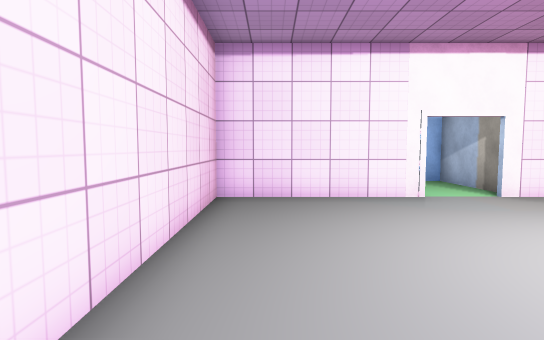
View 1 (above)

14 first-person views from a walk through a scene from a Unity 3-D project. The camera is 1.3 m above the floor, tilts 4° down and sees 80° across. The floor is counted in squares, 1 m on a side. Each view is taken from the middle of a square. On the plan, view 1 faces up. The plan holds only what a view shows up to about 14 squares ahead; the rest is blank. The player character is not drawn. Some surface patterns are stand-ins.

View 2
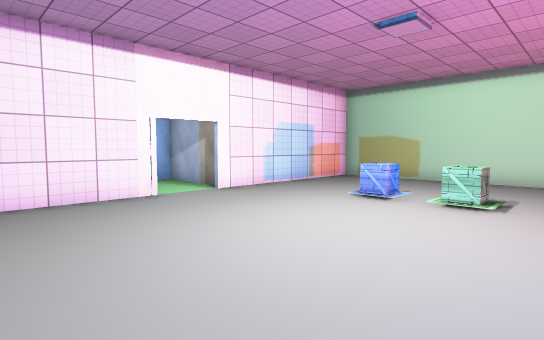

View 3
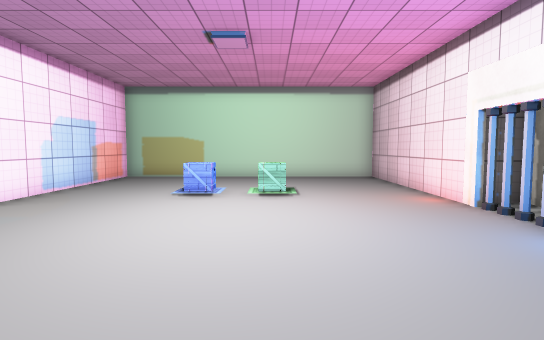

View 4
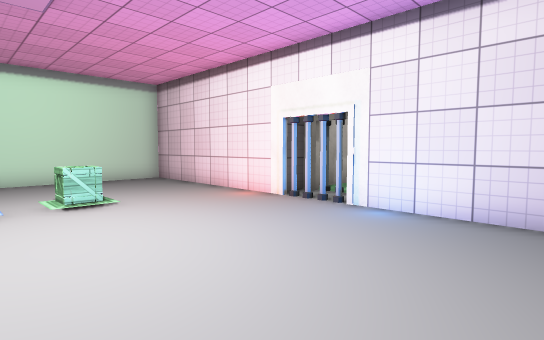

View 5
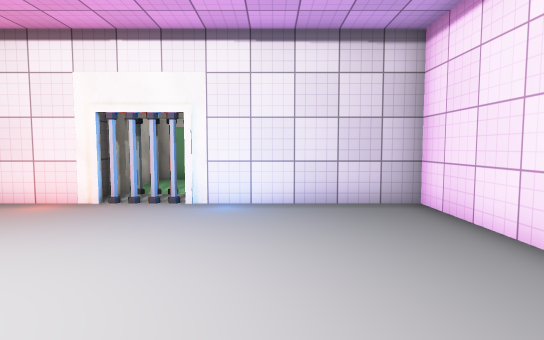

View 6
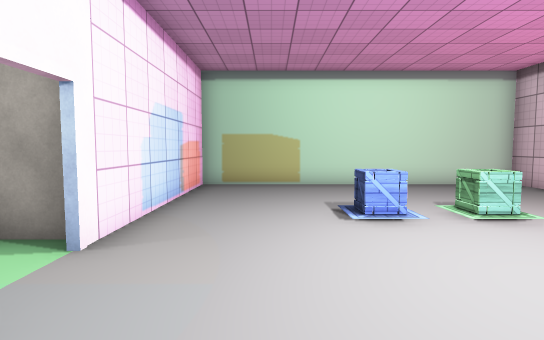

View 7
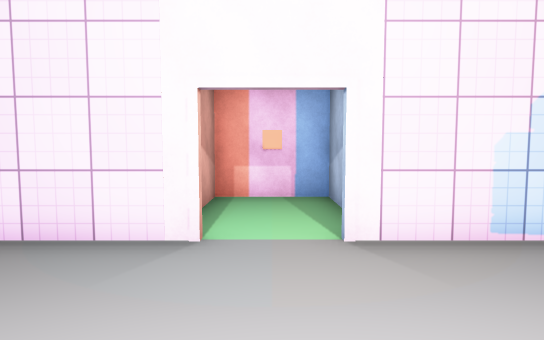

View 8
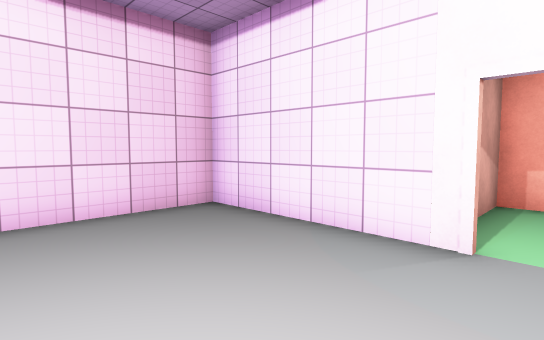

View 9
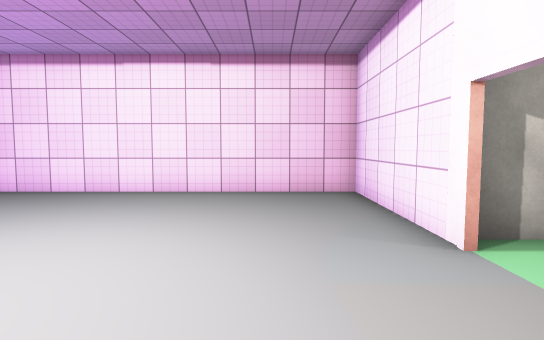

View 10
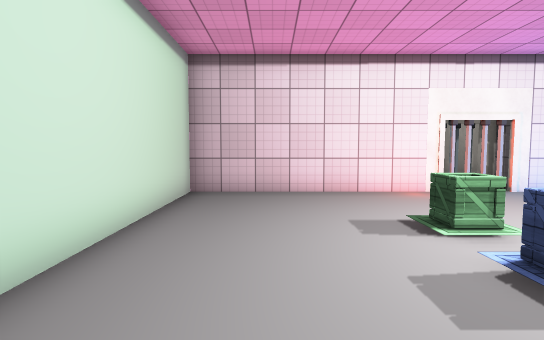

View 11
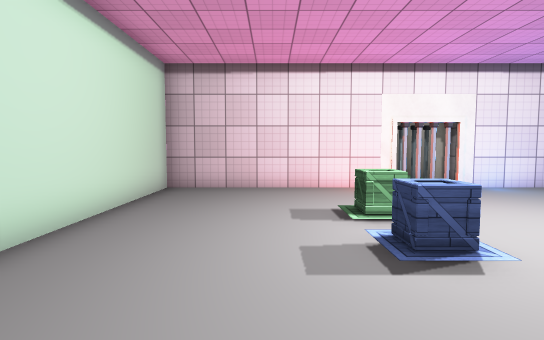

View 12
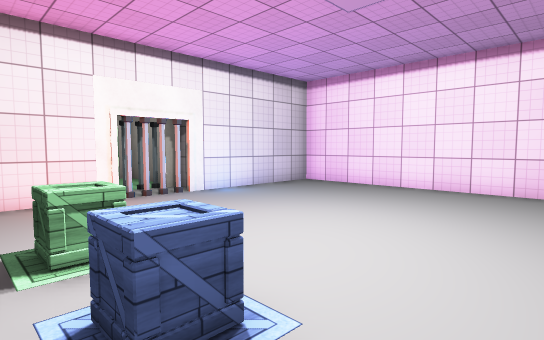

View 13
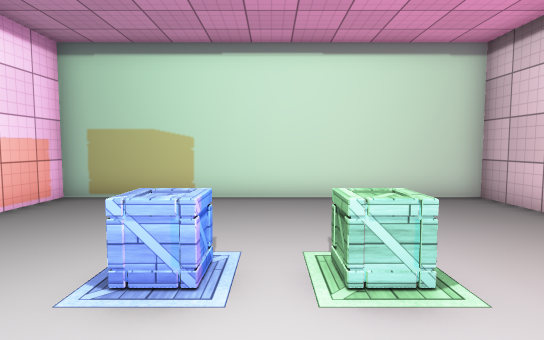

View 14
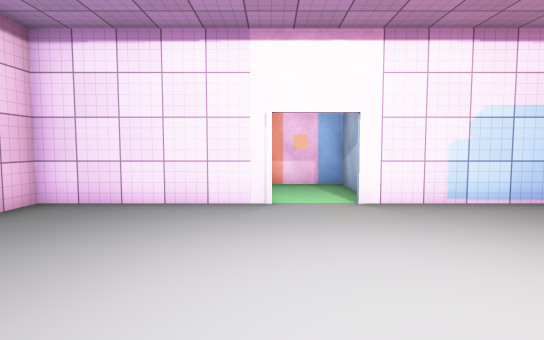

### Floor plan
Points are (right, up) in squares from view 1. A wall is a line through its corners. A room is listed if a view was taken in it or the views show most of it. See-through windows are left out.
Room 1 (views 1, 2, 3, 4, 5, 6, 7, 8, 9, 10, 11, 12, 13, 14)
walls: (6.4, -2.5) (13.4, -2.5) (13.4, 8.4) (6.8, 8.4); (3.5, -3.3) (3.5, -4); (6.5, -4) (6.5, -2.9); (2.6, 8.4) (-1.4, 8.4) (-1.4, -2.5) (3.5, -2.5)
ways out: opening at (5, 8)
objects: other object (3, -5) to (4, -5); gate (4, -4) to (6, -4); gate (4, -3) to (6, -3); other object (6, -5) to (7, -5); crate (8, 2); crate (8, 4)

Where each view was taken, in squares from view 1:
view 1: 0 up, 0 right, facing up
view 2: 0 up, 0 right, facing up-right
view 3: 2 up, 1 left, facing right
view 4: 4 up, 0 right, facing down-right
view 5: 5 up, 2 right, facing down
view 6: 6 up, 2 right, facing right
view 7: 4 up, 5 right, facing up
view 8: 4 up, 5 right, facing up-left
view 9: 6 up, 8 right, facing left
view 10: 7 up, 11 right, facing down
view 11: 8 up, 10 right, facing down
view 12: 6 up, 9 right, facing down-left
view 13: 3 up, 5 right, facing right
view 14: 1 up, 4 right, facing up
